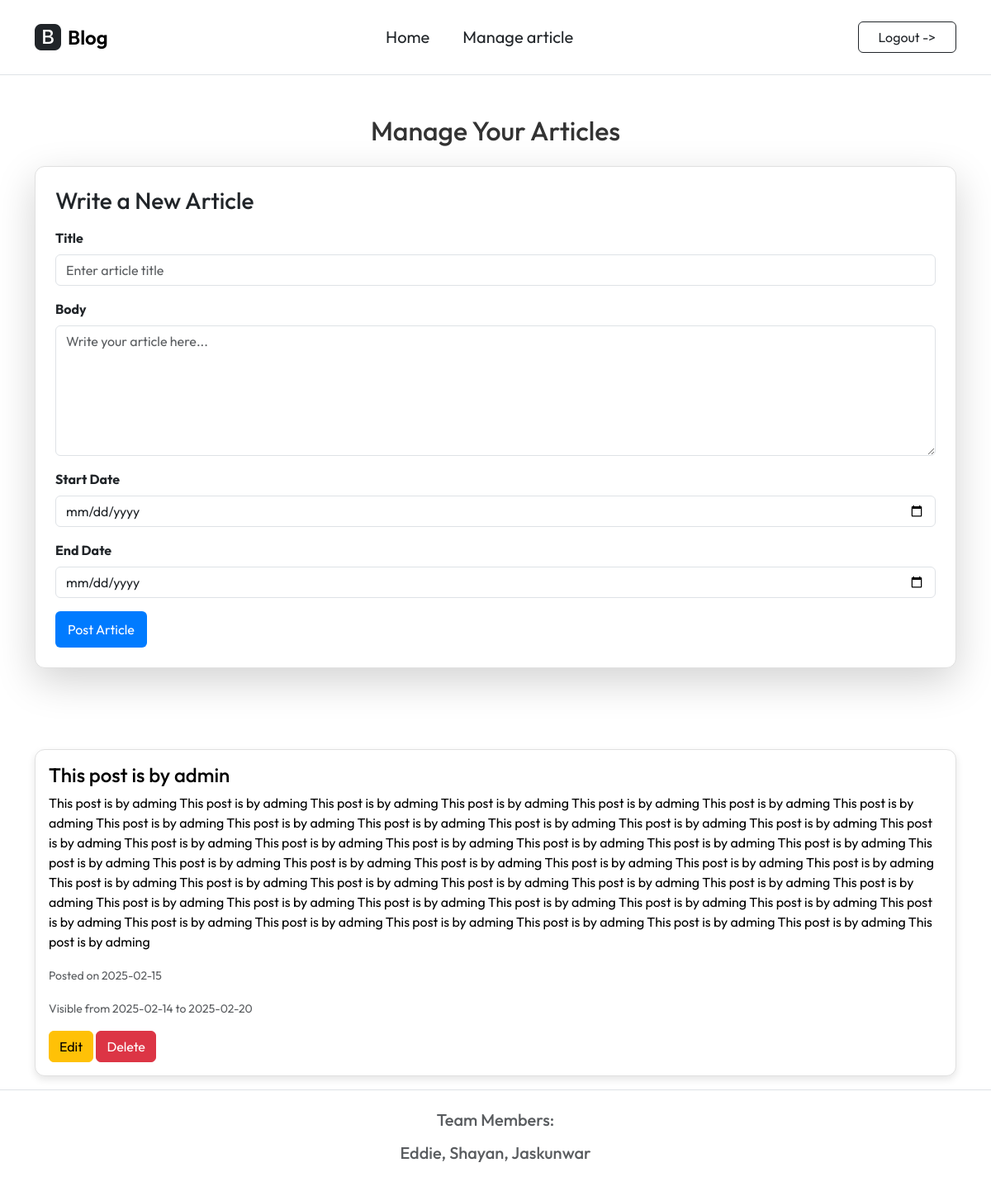
The page /write.php (signed in) on the database its author committed.
### tables this page shows
CREATE TABLE Articles (
    ArticleId INTEGER PRIMARY KEY AUTOINCREMENT,
    ArticleTitle VARCHAR(80),
    ArticleBody VARCHAR(500),

    CreateDate DATE,
    StartDate DATE,
    EndDate DATE,

    ContributerUsername VARCHAR(80)
);

### write.php (the view, shortened to what this page needs)
<?php
$db = new SQLite3('info.db');
$username = $_SESSION['username'];
$articles = $db->query("SELECT * FROM Articles WHERE ContributerUsername = '$username' ORDER BY CreateDate DESC");
?>
<?php include('./inc/inc_header.php'); ?>
<div class="container mt-5">
    <h2 class="text-center mb-4">Manage Your Articles</h2>
    <div class="card shadow-lg p-4 mb-5">
        <h3 class="mb-3">Write a New Article</h3>
        <form method="post">
            <div class="mb-3">
                <label for="article_title" class="form-label fw-bold">Title</label>
                <input type="text" class="form-control" name="article_title" id="article_title" required placeholder="Enter article title">
            </div>
            <div class="mb-3">
                <label for="article_body" class="form-label fw-bold">Body</label>
                <textarea class="form-control" name="article_body" id="article_body" rows="6" required placeholder="Write your article here..."></textarea>
            </div>
           <div class="mb-3">
            <label for="start_date" class="form-label fw-bold">Start Date</label>
            <input type="date" class="form-control" name="start_date" id="start_date" required>
        </div>
        <div class="mb-3">
            <label for="end_date" class="form-label fw-bold">End Date</label>
            <input type="date" class="form-control" name="end_date" id="end_date" required>
        </div>
            <button type="submit" name="create_article" class="btn btn-primary">Post Article</button>
        </form>
    </div>
    <h3 class="mb-3">Your Articles</h3>
    <?php while ($row = $articles->fetchArray(SQLITE3_ASSOC)) { ?>
        <div class="card mb-3">
            <div class="card-body">
                <h4 class="card-title"><?= htmlspecialchars($row['ArticleTitle']) ?></h4>
                <p class="card-text"><?= nl2br(htmlspecialchars($row['ArticleBody'])) ?></p>
                <p class="text-muted"><small>Posted on <?= $row['CreateDate'] ?></small></p>
                <p class="text-muted"><small>Visible from <?= $row['StartDate'] ?> to <?= $row['EndDate'] ?></small></p>
                <button class="btn btn-warning" onclick='editArticle(<?= json_encode($row['ArticleId']) ?>, <?= json_encode(htmlspecialchars($row['ArticleTitle'], ENT_QUOTES, 'UTF-8')) ?>, <?= json_encode(htmlspecialchars($row['ArticleBody'], ENT_QUOTES, 'UTF-8')) ?>, <?= json_encode($row['StartDate']) ?>, <?= json_encode($row['EndDate']) ?>)'>Edit</button>
                <form method="post" class="d-inline">
                    <button type="submit" name="delete_article" class="btn btn-danger" onclick="return confirm('Are you sure you want to delete this article?');">Delete</button>
                </form>
            </div>
        </div>
    <?php } ?>
</div>
<?php include('./inc/inc_footer.php'); ?>

### inc/style.css (style rules this page uses)
body { margin: 0; font-family: Arial, sans-serif; color: white; }
.card { background-color: white !important; border: 1px solid #e0e0e0; border-radius: 12px; box-shadow: 0 4px 10px rgba(0, 0, 0, 0.1); }
.card-body { color: #333; }
.card-title, .card-text { text-shadow: none !important; color: #000 !important; }
h2 { color: #333; margin-bottom: 1rem; }
.btn-primary { background: #007BFF; color: white; border: none; border-radius: 6px; font-size: 1rem; cursor: pointer; transition: 0.3s ease; padding: 10px 15px; display: inline-block; text-align: center; text-decoration: none; }

### inc/inc_header.php (style rules this page uses)
body { font-family: "Outfit", serif; font-optical-sizing: auto; font-style: normal; }

### rows shown on the page
articles: ArticleTitle "This post is by admin", ArticleBody "This post is by adming This post is by adming This post is by adming This post is by adming This post is by adming This post is by adming This post is by adming This post is by adming This post is by adming This post is by adming This post is by adming This post is by adming This post is by adming This post is by adming This post is by adming This post is by adming This post is by adming This post is by adming This post is by adming This post is by adming This post is by adming This post is by adming This post is by adming This post is by adming This post is by adming This post is by adming This post is by adming This post is by adming This post is by adming This post is by adming This post…", CreateDate "2025-02-15", StartDate "2025-02-14", EndDate "2025-02-20"
